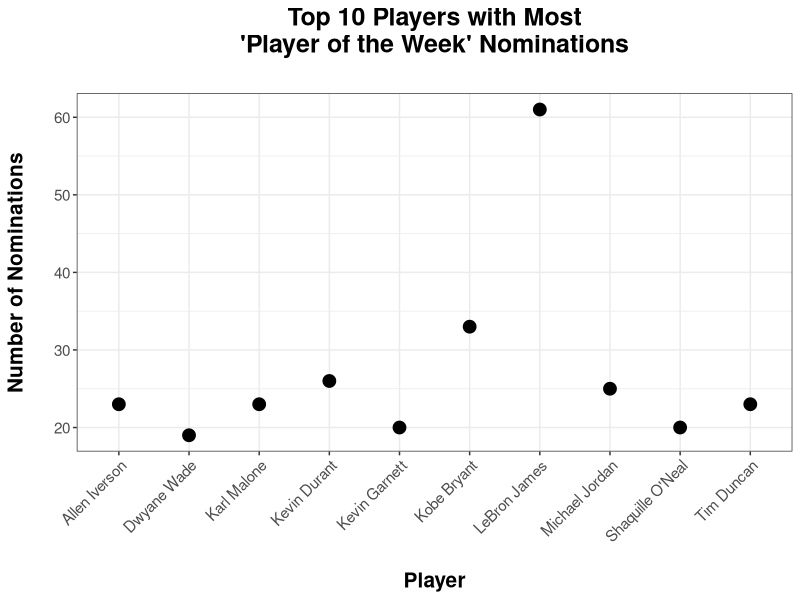

Source code (R):
## ---- chunk 1
rm(list=ls())
library(dplyr)
library(ggplot2)
dataset <- read.csv("NBA_player_of_the_week.csv")
summary(dataset)
## ---- chunk 2
head(dataset)
## ---- chunk 3
rows = as.integer(dataset %>% count())
for (i in 1:rows)
{
  if (toString(dataset[i, 2]) != "")
  {
    for (j in 1:rows)
    {
      if (dataset[i, 11] == dataset[j, 11])
      {
        dataset[j, 2] = dataset[i, 2]
      }
    }
  }
}
summary(dataset)
head(dataset)
dataset %>% filter(Conference == "") %>% count()
## ---- chunk 4
dataset %>% filter(Conference == "")
## ---- chunk 5
dataset %>% filter(Team == "Washington Wizards") %>% select(Conference)
# Washington Wizards Conference: East
rows = as.integer(dataset %>% count())
for (i in 1:rows)
{
  if (toString(dataset[i, 11]) == "Washington Bullets")
  {
    dataset[i, 11] = "Washington Wizards"
    dataset[i, 2] = "East"
  }
}
summary(dataset)
dataset %>% filter(Conference == "") %>% count()
## ---- chunk 6
dataset %>% select(Player, Conference, Age, Position) %>% group_by(Player) %>% summarise(n = n()) %>% arrange(desc(n)) %>% head(10) %>%
  ggplot(aes(x=Player, y=n)) + geom_point(size = 4) + theme_bw() +
  theme(plot.title = element_text(size = 18, face = "bold", hjust = .5),
        axis.text.x = element_text(size = 11, angle = 45, hjust = 1),
        axis.text.y = element_text(size = 11),
        axis.title.x = element_text(size = 15, face = "bold"),
        axis.title.y = element_text(size = 15, face = "bold")) +
  labs(title = "Top 10 Players with Most\n'Player of the Week' Nominations\n", x = "\nPlayer", y = "Number of Nominations\n")
## ---- chunk 7
transformHeight <- function(x){
  foot = as.numeric(strsplit(x,'-')[[1]][1])
  inches = as.numeric(strsplit(x,'-')[[1]][2])
  return((foot*12 + inches)*2.54)
}
print(transformHeight(toString(dataset[1, 5])))
dataset %>% select(Player, Height, Weight) %>% group_by(Player) %>% summarise(Height = transformHeight(toString(first(Height))), Weight = first(Weight), n = n()) %>% arrange(desc(n)) %>% head(10)


